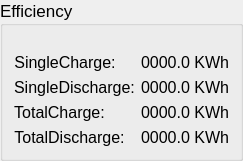
               <widget class="QGroupBox" name="m_efficiency">
                <property name="font">
                 <font>
                  <pointsize>13</pointsize>
                 </font>
                </property>
                <property name="title">
                 <string>Efficiency</string>
                </property>
                <layout class="QVBoxLayout" name="verticalLayout_16">
                 <property name="topMargin">
                  <number>27</number>
                 </property>
                 <item>
                  <layout class="QFormLayout" name="formLayout_23">
                   <property name="labelAlignment">
                    <set>Qt::AlignLeading|Qt::AlignLeft|Qt::AlignVCenter</set>
                   </property>
                   <item row="0" column="0">
                    <widget class="QLabel" name="label_37">
                     <property name="font">
                      <font>
                       <pointsize>12</pointsize>
                       <weight>50</weight>
                       <bold>false</bold>
                      </font>
                     </property>
                     <property name="text">
                      <string>SingleCharge:</string>
                     </property>
                     <property name="alignment">
                      <set>Qt::AlignCenter</set>
                     </property>
                    </widget>
                   </item>
                   <item row="0" column="1">
                    <widget class="QLabel" name="m_sc">
                     <property name="font">
                      <font>
                       <pointsize>12</pointsize>
                       <weight>50</weight>
                       <bold>false</bold>
                      </font>
                     </property>
                     <property name="text">
                      <string>0000.0 KWh</string>
                     </property>
                     <property name="alignment">
                      <set>Qt::AlignLeading|Qt::AlignLeft|Qt::AlignVCenter</set>
                     </property>
                    </widget>
                   </item>
                   <item row="1" column="0">
                    <widget class="QLabel" name="label_47">
                     <property name="font">
                      <font>
                       <pointsize>12</pointsize>
                       <weight>50</weight>
                       <bold>false</bold>
                      </font>
                     </property>
                     <property name="text">
                      <string>SingleDischarge:</string>
                     </property>
                     <property name="alignment">
                      <set>Qt::AlignCenter</set>
                     </property>
                    </widget>
                   </item>
                   <item row="1" column="1">
                    <widget class="QLabel" name="m_sd">
                     <property name="font">
                      <font>
                       <pointsize>12</pointsize>
                       <weight>50</weight>
                       <bold>false</bold>
                      </font>
                     </property>
                     <property name="text">
                      <string>0000.0 KWh</string>
                     </property>
                     <property name="alignment">
                      <set>Qt::AlignLeading|Qt::AlignLeft|Qt::AlignVCenter</set>
                     </property>
                    </widget>
                   </item>
                   <item row="2" column="0">
                    <widget class="QLabel" name="label_48">
                     <property name="font">
                      <font>
                       <pointsize>12</pointsize>
                       <weight>50</weight>
                       <bold>false</bold>
                      </font>
                     </property>
                     <property name="text">
                      <string>TotalCharge:</string>
                     </property>
                     <property name="alignment">
                      <set>Qt::AlignCenter</set>
                     </property>
                    </widget>
                   </item>
                   <item row="2" column="1">
                    <widget class="QLabel" name="m_tc">
                     <property name="font">
                      <font>
                       <pointsize>12</pointsize>
                       <weight>50</weight>
                       <bold>false</bold>
                      </font>
                     </property>
                     <property name="text">
                      <string>0000.0 KWh</string>
                     </property>
                     <property name="alignment">
                      <set>Qt::AlignLeading|Qt::AlignLeft|Qt::AlignVCenter</set>
                     </property>
                    </widget>
                   </item>
                   <item row="3" column="0">
                    <widget class="QLabel" name="label_49">
                     <property name="font">
                      <font>
                       <pointsize>12</pointsize>
                       <weight>50</weight>
                       <bold>false</bold>
                      </font>
                     </property>
                     <property name="text">
                      <string>TotalDischarge:</string>
                     </property>
                     <property name="alignment">
                      <set>Qt::AlignCenter</set>
                     </property>
                    </widget>
                   </item>
                   <item row="3" column="1">
                    <widget class="QLabel" name="m_td">
                     <property name="font">
                      <font>
                       <pointsize>12</pointsize>
                       <weight>50</weight>
                       <bold>false</bold>
                      </font>
                     </property>
                     <property name="text">
                      <string>0000.0 KWh</string>
                     </property>
                     <property name="alignment">
                      <set>Qt::AlignLeading|Qt::AlignLeft|Qt::AlignVCenter</set>
                     </property>
                    </widget>
                   </item>
                  </layout>
                 </item>
                </layout>
               </widget>
